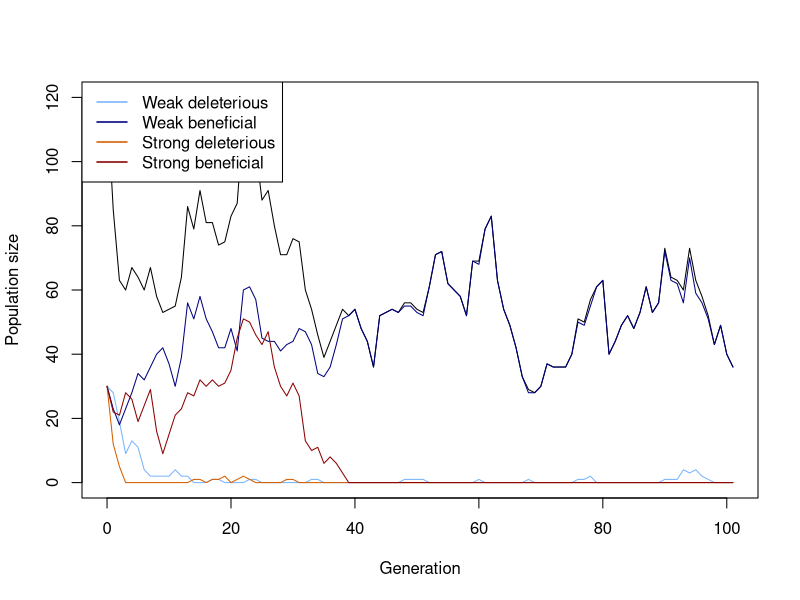
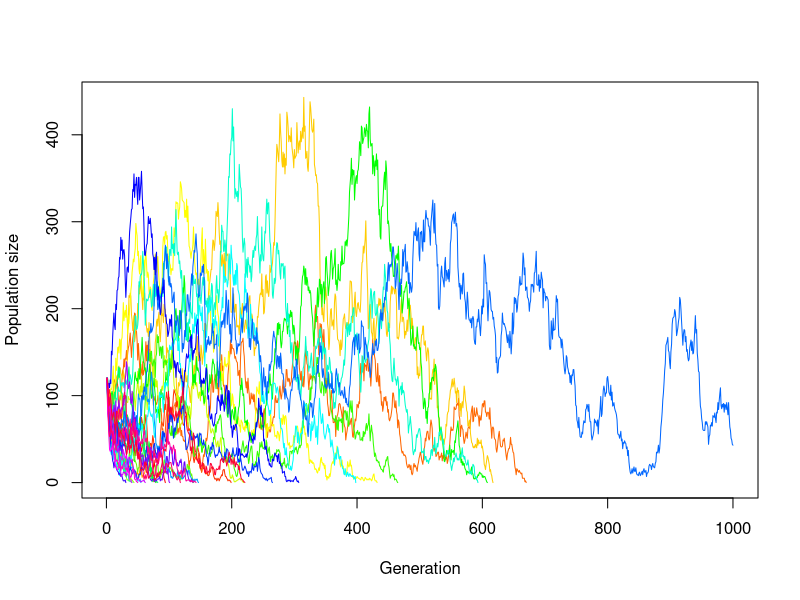
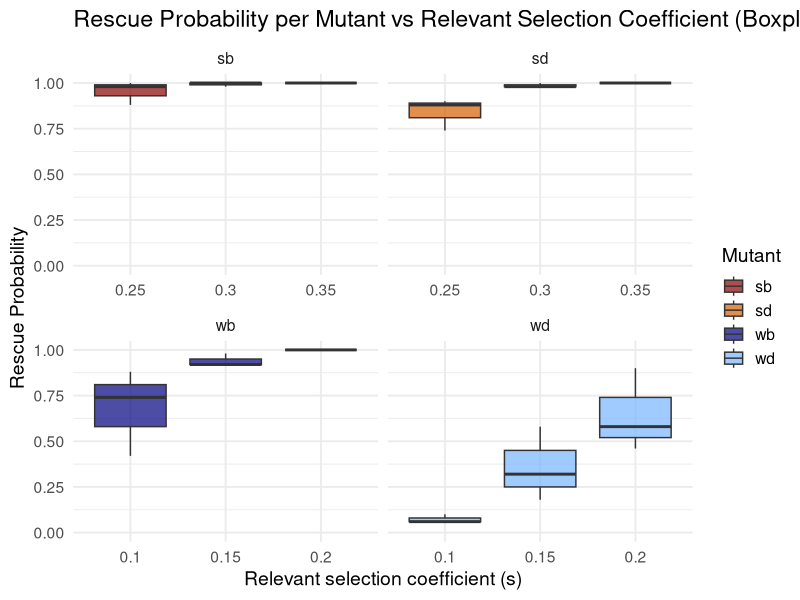
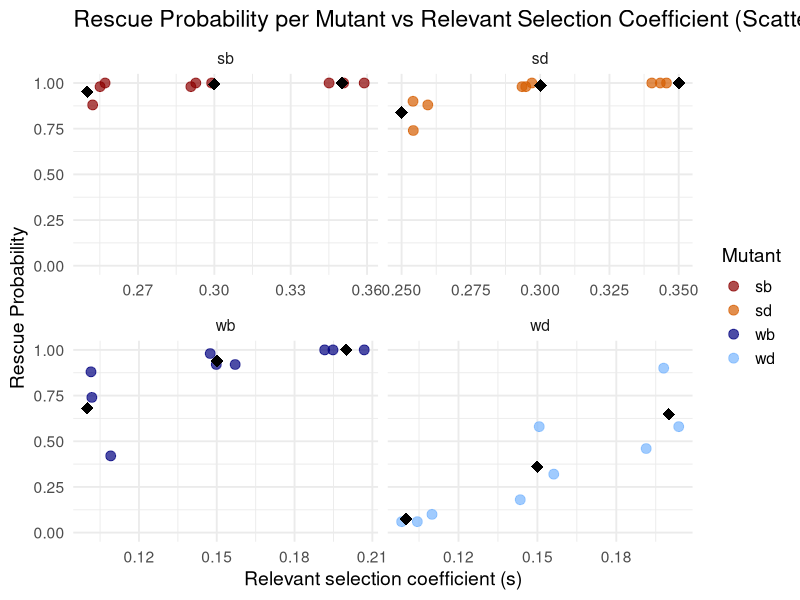
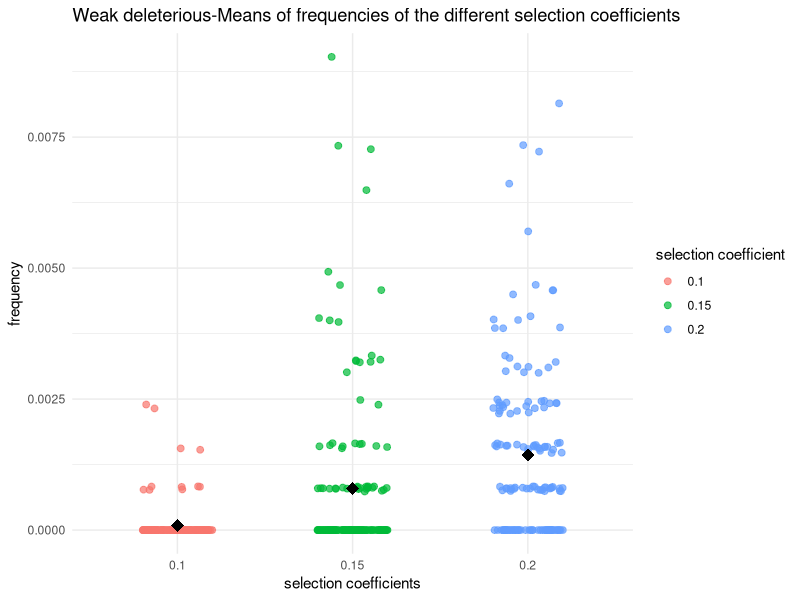
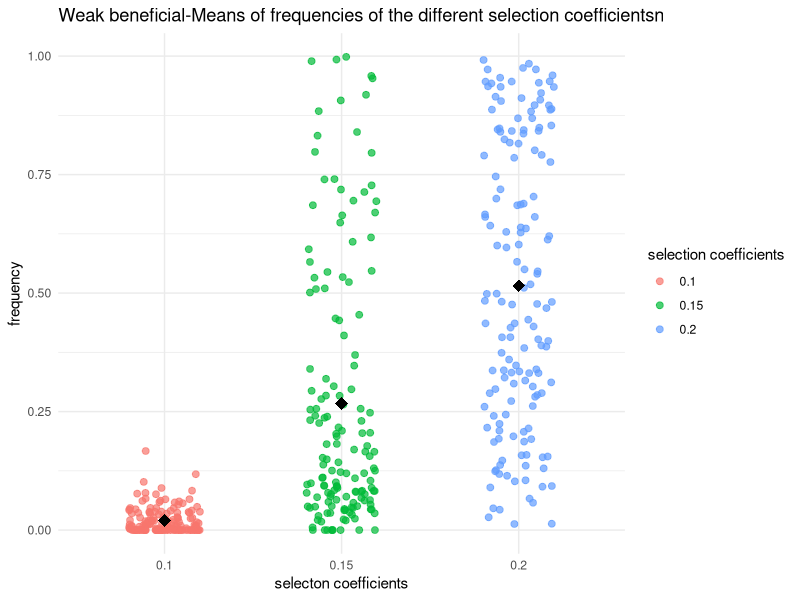
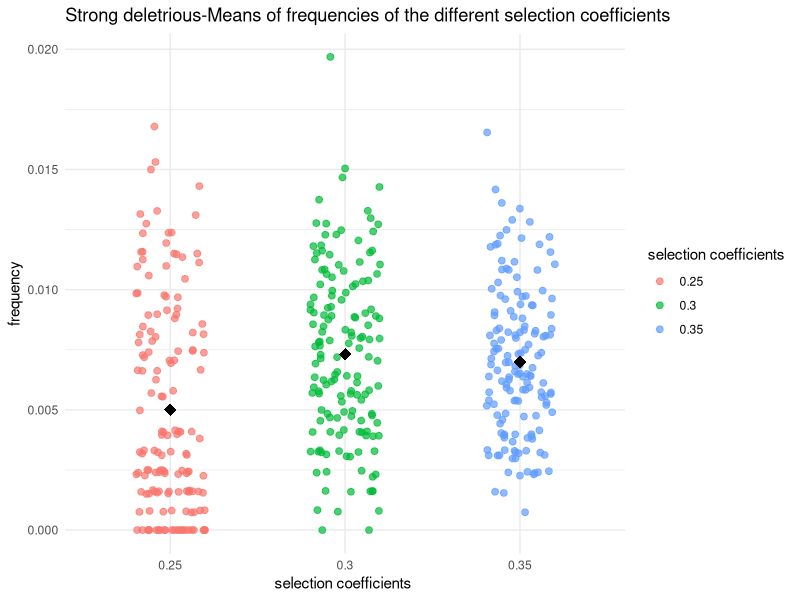
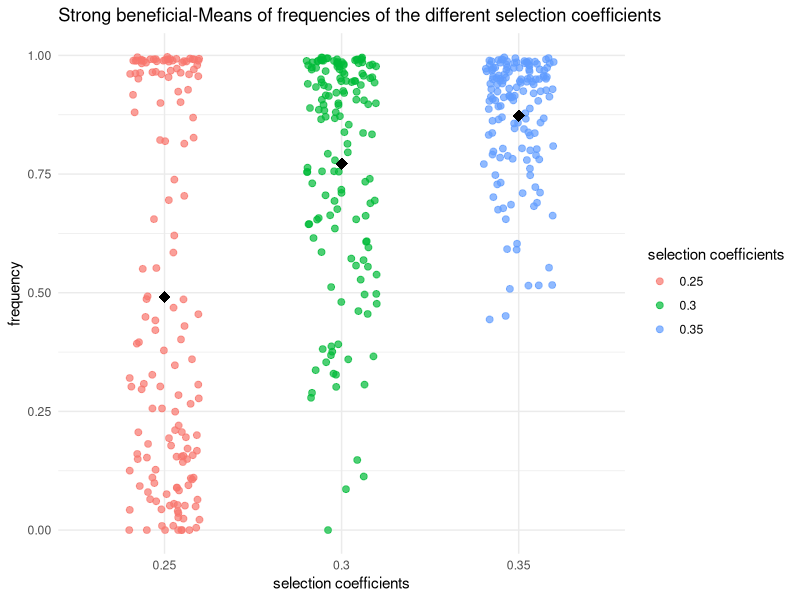

Here is the R script that generated these plots, in order:
## ---- chunk 1
# Function for simulating one Generation in the Population
# adding the population sizes, decay rates, seleection coefficients and mutation rates
simulate_one_gen <- function(N_wd, N_wb, N_sd, N_sb, decay_rate_wm, decay_rate_sm, s_wm, s_sm, m_rate_wm, m_rate_sm) {
  
  # draw Offspring according to Poisson Distribution
  # altered so all four different mutations are considered 
  # for deleterious mutations the s is calculated minus (negative effect) and for the beneficial muation the s is added (positive effect)
  
  offsp_wd <- rpois(1, N_wd * (1-decay_rate_wm-s_wm))
  offsp_wb <- rpois(1, N_wb * (1-decay_rate_wm+s_wm))
  offsp_sd <- rpois(1, N_sd * (1-decay_rate_sm-s_sm))
  offsp_sb <- rpois(1, N_sb * (1-decay_rate_sm+s_sm))
  
  # draw changing Mutants according to Poisson Distribution
  # alterations considering the for different mutations 
  
  mut_wd_to_wb <- rpois(1, offsp_wd * m_rate_wm)
  mut_sd_to_sb <- rpois(1, offsp_sd * m_rate_sm)
  mut_wb_to_wd <- rpois(1, offsp_wb * m_rate_wm)
  mut_sb_to_sd <- rpois(1, offsp_sb * m_rate_sm)
  
  # determine new Population Sizes of all four Mutants (2 versions of weak Mutations   and 2   versions of strong Mutations)
  # to account for back mutations as well (beneficial to deleterious), mutations rates for these cases are added (mut_b_to_d)
  
  N_wd_new <- max(offsp_wd - mut_wd_to_wb+ mut_wb_to_wd,0)
  N_wb_new <- max(offsp_wb - mut_wb_to_wd+ mut_wd_to_wb,0)
  N_sd_new <- max(offsp_sd - mut_sd_to_sb+ mut_sb_to_sd,0)
  N_sb_new <- max(offsp_sb - mut_sb_to_sd+ mut_sd_to_sb,0)
  
  # with the return function, the new values for population sizes are stored
  
 return(c(N_wd_new, N_wb_new, N_sd_new, N_sb_new))
}
  # with print we visualize the 4 numbers we get for the population sizes, we simulate the population by setting our parameters to certain values 


print(simulate_one_gen(N_wd=50, N_wb=0, N_sd=50, N_sb=0, decay_rate_wm=0, decay_rate_sm=0, s_wm=0, s_sm=0, m_rate_wm=0, m_rate_sm=0))
## ---- chunk 2
# Simulation runs until the 100th Generation

max_gen=1000

#With this function we simulate over generations, we put initial population sizes of the four mutations, with the parameter max_gen we determine that our simulation maximally runs until the 100th geneeration

simulate_pop <- function(init_wd, init_wb,  init_sd, init_sb, decay_rate_wm, decay_rate_sm, s_wm, s_sm, m_rate_wm, m_rate_sm, max_gen) {
  
  # Create the Vector in which to save the Results
  
  pop_vector <- c(init_wd,init_wb, init_sd, init_sb)
  
  # initiate the variables
  
  pop_new <- c(init_wd, init_wb, init_sd, init_sb)
  
  # run the Simulation until Generation max_gen
  
  for (i in 1:(max_gen + 1)) {
    
    # redefine the current Population one Generation later
    
    pop_new <- simulate_one_gen(pop_new[1],pop_new[2],pop_new[3],pop_new[4], decay_rate_wm, decay_rate_sm, s_wm, s_sm, m_rate_wm, m_rate_sm)
    
    # add the new Population Sizes to the Output Vector
    
    pop_vector <- rbind(pop_vector,pop_new)
    
    # Condition to stop the Simulation before max_gen: either the Population exceeds 10 Times the Original Population Size, or it goes extinct
    
    if ((sum(pop_new) >= 10 * sum(c(init_wd, init_wb, init_sd, init_sb))) || sum(pop_new) == 0)
      break

}
  
  # Define the Row and Column Names of the Output Vector
  rownames(pop_vector) <- (0:max_gen)[1:length(pop_vector[,1])] 
  
  # the colom-names in our vectors are according to our mutations (wd, wb, sd, sb)
  
  colnames(pop_vector) <- c("wd","wb", "sd", "sb")
  
  # return the vector
  
  return(pop_vector)	
}


# Test the Function and plot the Result

max_gen <- 100

# Simulation Data with certain values determined

output <- simulate_pop(init_wd=30, init_wb=30,  init_sd=30, init_sb=30, decay_rate_wm=0.1, decay_rate_sm=0.2, s_wm=0.1, s_sm=0.2, m_rate_wm=0.003, m_rate_sm=0.005,max_gen)

# show the last few Lines of the Data Table

print(tail(output))

# plot the Output 
# determine x axis Range 

x_range <- 0:(length(output[,1])-1)

# this plots the total Population Size-black line visible in the plot

plot(x_range,output[,1]+output[,2]+output[ ,3]+output[ ,4],type='l',ylim=c(0,max(output[,1]+output[,2]+output[ ,3]+output[ ,4])),xlab =  "Generation",ylab = "Population size")

# add Number of wd Individuals
lines(x_range,output[,1], col="#77b5fe")

# add Number of wb Individuals
lines(x_range,output[,2], col="navyblue")

# add Number of sd Individuals
lines(x_range,output[,3], col="#D55E00")

# add Number of sb Individuals
lines(x_range,output[,4], col="darkred")

# add Legend in the top-left corner
legend("topleft",
       legend=c("Weak deleterious","Weak beneficial","Strong deleterious","Strong beneficial"),
       col=c("#77b5fe","navyblue","#D55E00","darkred"), lty=1, lwd=1.5)





## ---- chunk 3
# code for plotting the result of different populations in one plot
init_wd <- 30
init_wb <- 30
init_sd <- 30
init_sb <- 30
m_rate_wm <- 0.002 # approximately 0.4
m_rate_sm <- 0.003 # approximately 0.6
decay_rate_wm <- 0.1
decay_rate_sm <- 0.2
s_wm <- 0.1
s_sm <- 0.2
max_gen <- 1000
replicates <- 30


# defining Data Frame to save one Row (Population Size for multiple Generations until max_gen) after one Loop
temp_output <- data.frame(array(NA, dim = c(0,max_gen)))
# defining Data Frame to save all Results from Loop
final_output <- data.frame(array(NA, dim = c(replicates,max_gen)))
# defining a Set of colors in order to color each Line differently
lines_colors <- rainbow(replicates)

# simulating a population multiple times
for (i in 1:replicates) {
  temp_output <- rowSums(simulate_pop(
    init_wd, init_wb, init_sd, init_sb,
    decay_rate_wm, decay_rate_sm,
    s_wm, s_sm,
    m_rate_wm, m_rate_sm,
    max_gen = max_gen)[, c("wd", "wb", "sd", "sb")])
  
  final_output[i, 1:length(temp_output)]<-temp_output
}

# defining end_gen which is as long as the last Generation where the pop size is an actual Number and not NA yet
end_gen<-tail(which(!is.na(final_output[1,])), 1)
# Plot one Line / one Population
plot(x=1:max_gen,y=final_output[1,1:max_gen],type='l',ylim=c(0,max(final_output, na.rm = TRUE)),xlab =  "Generation",ylab = "Population size", col = lines_colors[1])
# Loop for plotting each Row of Data Table / Population as a Line in the Plot
for (i in 2:replicates) {
  
  end_gen<-tail(which(!is.na(final_output[i,])), 1)
  lines(x=1:max_gen,y=final_output[i,1:max_gen], col=lines_colors[i])
  
  
}


## ---- chunk 4
# set some Parameters to fixed Values

init_wd <- 30
init_wb <- 30
init_sd <- 30
init_sb <- 30
m_rate_wm <- 0.001
m_rate_sm <- 0.005
decay_rate_wm <- 0.1
decay_rate_sm <- 0.2
s_wm <- 0.2
s_sm <- 0.3
max_gen <- 1000
# determine how often to run the Simulation for each set of Parameters
no_replicates <- 50


# set Parameters to vary
s_values_wm <- c(0.10,0.15,0.2)
s_values_sm <- c(0.25,0.30,0.35)
#m_values_wm <- c(0.001,0.01,0.05)
#m_values_sm <- c(0.05,0.1,0.15)


# initialize Data Table - where to collect the Results
data_table <- c()
data_table_wd<- c()
data_table_wb<- c()
data_table_sd<- c()
data_table_sb<- c()
# empty list to save rescue results
rescue_results <- data.frame(
  s_wm = numeric(),
  s_sm = numeric(),
  replicate = integer(),
  rescued = integer()
)
# define total runs and rescue count
total_runs<-0
rescue_count<-0
# run the Simulation across all chosen parameters
# loop over mutation rates
#for(mval_wm in m_values_wm){
 # for(mval_sm in m_values_sm){
    # loop over Selection strength
    for(sval_wm in s_values_wm){
      for(sval_sm in s_values_sm){
        # different Way of running many Simulations: make Replicates using "repeat" Function         with a counter i
        # reset Counter
        i<-1
        
        repeat {
          # increase Counter by one
          i<-i+1
          # defining total runs
          total_runs <- total_runs + 1
          # run the Simulation once
          one_run <- simulate_pop(init_wd, init_wb, init_sd, init_sb,
                                  decay_rate_wm, decay_rate_sm,
                                  sval_wm, sval_sm, m_rate_wm=0.001,m_rate_sm=0.005, max_gen)
          
          # determine total Population Sizes
          total_size <- one_run[,1]+one_run[,2]+one_run[,3]+one_run[,4]
          
          
          # determine final Population Size for each Mutant
          N_end_wd <- one_run[nrow(one_run), "wd"]
          N_end_wb <- one_run[nrow(one_run), "wb"]
          N_end_sd <- one_run[nrow(one_run), "sd"]
          N_end_sb <- one_run[nrow(one_run), "sb"]
          
          total_end <- N_end_wd + N_end_wb + N_end_sd + N_end_sb
          # introduce rescue count
          rescued_wd <- ifelse(one_run[nrow(one_run), "wd"] > 0, 1, 0)
          rescued_wb <- ifelse(one_run[nrow(one_run), "wb"] > 0, 1, 0)
          rescued_sd <- ifelse(one_run[nrow(one_run), "sd"] > 0, 1, 0)
          rescued_sb <- ifelse(one_run[nrow(one_run), "sb"] > 0, 1, 0)

         
          # save rescue outcome (rescue or extinction)
          rescue_results <- rbind(rescue_results,
            data.frame(
              s_wm = sval_wm,
              s_sm = sval_sm,
              replicate = i - 1,
              rescued_wd = rescued_wd,
              rescued_wb = rescued_wb,
              rescued_sd = rescued_sd,
              rescued_sb = rescued_sb
  )
)

          # determine Frequencies of each mutant in the final Population
          freq_wd <- ifelse(total_end > 0, N_end_wd / total_end, 0)
          freq_wb <- ifelse(total_end > 0, N_end_wb / total_end, 0)
          freq_sd <- ifelse(total_end > 0, N_end_sd / total_end, 0)
          freq_sb <- ifelse(total_end > 0, N_end_sb / total_end, 0)
          
          
          
          data_table_wd<- rbind(data_table_wd, c(sval_wm,freq_wd))
          data_table_wb<- rbind(data_table_wb, c(sval_wm, freq_wb))
          data_table_sd<- rbind(data_table_sd,c(sval_sm, freq_sd))
          data_table_sb<-rbind(data_table_sb, c (sval_sm,freq_sb))
          # enter the D into the Table
          data_table <- rbind(data_table,c(m_rate_wm = 0.001,m_rate_sm = 0.005,sval_wm,sval_sm,N_end_wd,        N_end_wb, N_end_sd, N_end_sb,freq_wd, freq_wb, freq_sd,freq_sb)) # note that we add the                varying parameters (mutation rate and selection strength for each version of weak            and strong mutation) to the table too
          # stop the repeated Computation after no_replicates times
          
          
          if(i>no_replicates) break
          
        }
      }
    }
  #}
#}
# Make sure your data is a proper data frame
data_table_wd <- as.data.frame(data_table_wd)

# If the column names are missing or wrong, set them
colnames(data_table_wd) <- c("V1", "V2")

# Add an index column for plotting along x-axis
data_table_wd$Index <- 1:nrow(data_table_wd)

# calculate rescue probability per parametercombination
library(dplyr)
library(ggplot2)
library(tidyr)



rescue_summary <- rescue_results %>%
  group_by(s_wm, s_sm) %>%
  summarise(
    rescue_prob_wd = mean(rescued_wd),
    rescue_prob_wb = mean(rescued_wb),
    rescue_prob_sd = mean(rescued_sd),
    rescue_prob_sb = mean(rescued_sb),
    .groups = "drop"
  )

print(rescue_summary)


# Daten vorbereiten
rescue_long <- rescue_summary %>%
  pivot_longer(
    cols = starts_with("rescue_prob_"),
    names_to = "mutant",
    values_to = "rescue_prob"
  ) %>%
  mutate(
    mutant = gsub("rescue_prob_", "", mutant),
    s_value = case_when(
      mutant %in% c("wd", "wb") ~ s_wm,
      mutant %in% c("sd", "sb") ~ s_sm
    )
  )

library(ggplot2)

ggplot(rescue_long, aes(x = factor(s_value), y = rescue_prob, fill = mutant)) +
  geom_boxplot(alpha = 0.7) +
  scale_y_continuous(limits = c(0, 1)) +
  scale_fill_manual(values = c(
    "wd" = "#77b5fe", 
    "wb" = "navyblue", 
    "sd" = "#D55E00", 
    "sb" = "darkred"
  )) +
  facet_wrap(~ mutant, scales = "free_x") +
  labs(
    title = "Rescue Probability per Mutant vs Relevant Selection Coefficient (Boxplot)",
    x = "Relevant selection coefficient (s)",
    y = "Rescue Probability",
    fill = "Mutant"
  ) +
  theme_minimal(base_size = 14)

ggplot(rescue_long, aes(x = s_value, y = rescue_prob, color = mutant)) +
  geom_jitter(width = 0.01, height = 0, size = 3, alpha = 0.7) +
  stat_summary(fun = mean, geom = "point", shape = 18, size = 4, color = "black") +
  scale_y_continuous(limits = c(0, 1)) +
  scale_color_manual(values = c(
    "wd" = "#77b5fe", 
    "wb" = "navyblue", 
    "sd" = "#D55E00", 
    "sb" = "darkred"
  )) +
  facet_wrap(~ mutant, scales = "free_x") +
  labs(
    title = "Rescue Probability per Mutant vs Relevant Selection Coefficient (Scatterplot)",
    x = "Relevant selection coefficient (s)",
    y = "Rescue Probability",
    color = "Mutant"
  ) +
  theme_minimal(base_size = 14)


0# optional: Mutantennamen schöner machen
rescue_long$mutant <- gsub("rescue_prob_", "", rescue_long$mutant)











# plotting wd with different s values
  # making sure that its a data frame
data_table_wd <- as.data.frame(data_table_wd)
colnames(data_table_wd) <- c("V1", "V2")


  # Scatterplot of wd with jitter and mean 
library(ggplot2)
ggplot(data_table_wd, aes(x = factor(V1), y = V2, color = factor(V1))) +
  geom_jitter(width = 0.2, height = 0, size = 2, alpha = 0.7) +
  stat_summary(fun = mean, geom = "point", shape = 18, size = 4, color = "black") +
  labs(
    x = "selection coefficients",
    y = "frequency",
    color = "selection coefficient",
    title = "Weak deleterious-Means of frequencies of the different selection coefficients"
  ) +
  theme_minimal()

# plotting wb with different s values
  # making sure that its a data frame
data_table_wb <- as.data.frame(data_table_wb)
colnames(data_table_sb) <- c("V1", "V2")

# Scatterplot of wb with jitter and mean
ggplot(data_table_wb, aes(x = factor(V1), y = V2, color = factor(V1))) +
  geom_jitter(width = 0.2, height = 0, size = 2, alpha = 0.7) +
  stat_summary(fun = mean, geom = "point", shape = 18, size = 4, color = "black") +
  labs(
    x = "selecton coefficients",
    y = "frequency",
    color = "selection coefficients",
    title = "Weak beneficial-Means of frequencies of the different selection coefficientsn"
  ) +
  theme_minimal()

# plotting sd with different s values
  # making sure that its a data frame
data_table_sd <- as.data.frame(data_table_sd)

colnames(data_table_sd) <- c("V1", "V2")

  # Scatterplot of sd with jitter and mean
ggplot(data_table_sd, aes(x = factor(V1), y = V2, color = factor(V1))) +
  geom_jitter(width = 0.2, height = 0, size = 2, alpha = 0.7) +
  stat_summary(fun = mean, geom = "point", shape = 18, size = 4, color = "black") +
  labs(
    x = "selection coefficients ",
    y = "frequency",
    color = "selection coefficients",
    title = "Strong deletrious-Means of frequencies of the different selection coefficients"
  ) +
  theme_minimal()

# plotting sb with different s values
  # making sure that its a data frame

data_table_sb <- as.data.frame(data_table_sb)
colnames(data_table_sb) <- c("V1", "V2")

  # Scatterplot of sb with jitter and mean 
ggplot(data_table_sb, aes(x = factor(V1), y = V2, color = factor(V1))) +
  geom_jitter(width = 0.2, height = 0, size = 2, alpha = 0.7) +
  stat_summary(fun = mean, geom = "point", shape = 18, size = 4, color = "black") +
  labs(
    x = "selection coefficients",
    y = "frequency",
    color = "selection coefficients",
    title = "Strong beneficial-Means of frequencies of the different selection coefficients"
  ) +
  theme_minimal()


# mean Frequencies of each mutant
mean_freq_wd <- mean(freq_wd)*100
mean_freq_wb <- mean(freq_wb)*100
mean_freq_sd <- mean(freq_sd)*100
mean_freq_sb <- mean(freq_sb)*100

print(paste("Mean frequency of wd =", mean_freq_wd) )
print(paste("Mean frequency of wb =", mean_freq_wb) )
print(paste("Mean frequency of sd =", mean_freq_sd) )
print(paste("Mean frequency of sb =", mean_freq_sb) )

# define Column Names of Data Table
colnames(data_table) <- c("m_rate_wm","m_rate_sm","s_wm","s_sm","N_end_wd", "N_end_wb", "N_end_sd", "N_end_sb","freq_wd", "freq_wb", "freq_sd","freq_sb")
# show the first and last Lines of the Output
print(head(data_table))
print(tail(data_table))
